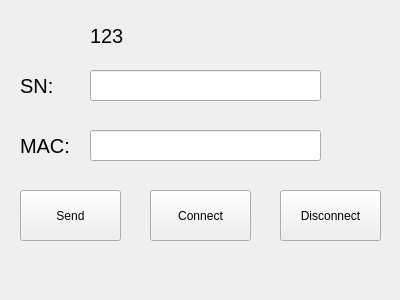
<?xml version="1.0" encoding="UTF-8"?>
<ui version="4.0">
 <class>Widget</class>
 <widget class="QWidget" name="Widget">
  <property name="geometry">
   <rect>
    <x>0</x>
    <y>0</y>
    <width>400</width>
    <height>300</height>
   </rect>
  </property>
  <property name="windowTitle">
   <string>Widget</string>
  </property>
  <widget class="QPushButton" name="pushButton_Send">
   <property name="geometry">
    <rect>
     <x>20</x>
     <y>190</y>
     <width>101</width>
     <height>51</height>
    </rect>
   </property>
   <property name="text">
    <string>Send</string>
   </property>
  </widget>
  <widget class="QLineEdit" name="lineEdit">
   <property name="geometry">
    <rect>
     <x>90</x>
     <y>70</y>
     <width>231</width>
     <height>31</height>
    </rect>
   </property>
  </widget>
  <widget class="QPushButton" name="pushButton_Disconnect">
   <property name="geometry">
    <rect>
     <x>280</x>
     <y>190</y>
     <width>101</width>
     <height>51</height>
    </rect>
   </property>
   <property name="text">
    <string>Disconnect</string>
   </property>
  </widget>
  <widget class="QLabel" name="label">
   <property name="geometry">
    <rect>
     <x>90</x>
     <y>20</y>
     <width>231</width>
     <height>31</height>
    </rect>
   </property>
   <property name="font">
    <font>
     <pointsize>15</pointsize>
    </font>
   </property>
   <property name="text">
    <string>123</string>
   </property>
  </widget>
  <widget class="QPushButton" name="pushButton_Connect">
   <property name="geometry">
    <rect>
     <x>150</x>
     <y>190</y>
     <width>101</width>
     <height>51</height>
    </rect>
   </property>
   <property name="text">
    <string>Connect</string>
   </property>
  </widget>
  <widget class="QLabel" name="label_2">
   <property name="geometry">
    <rect>
     <x>20</x>
     <y>70</y>
     <width>51</width>
     <height>31</height>
    </rect>
   </property>
   <property name="font">
    <font>
     <pointsize>15</pointsize>
    </font>
   </property>
   <property name="text">
    <string>SN:</string>
   </property>
  </widget>
  <widget class="QLabel" name="label_3">
   <property name="geometry">
    <rect>
     <x>20</x>
     <y>130</y>
     <width>61</width>
     <height>31</height>
    </rect>
   </property>
   <property name="font">
    <font>
     <pointsize>15</pointsize>
    </font>
   </property>
   <property name="text">
    <string>MAC:</string>
   </property>
  </widget>
  <widget class="QLineEdit" name="lineEdit_2">
   <property name="geometry">
    <rect>
     <x>90</x>
     <y>130</y>
     <width>231</width>
     <height>31</height>
    </rect>
   </property>
  </widget>
 </widget>
 <layoutdefault spacing="6" margin="11"/>
 <resources/>
 <connections/>
</ui>
